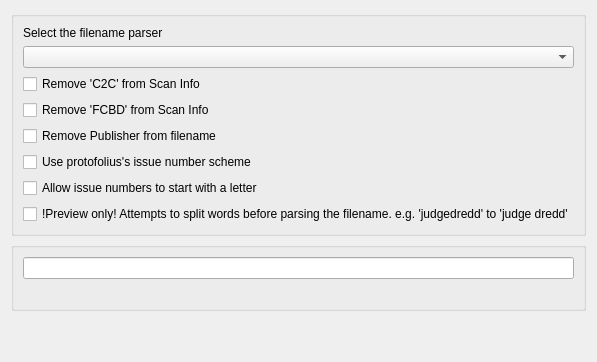
       <widget class="QWidget" name="tFilenameParser">
        <attribute name="title">
         <string>Filename Parser</string>
        </attribute>
        <layout class="QVBoxLayout" name="verticalLayout_6">
         <item>
          <widget class="QGroupBox" name="groupBox_2">
           <layout class="QVBoxLayout" name="verticalLayout_7">
            <item>
             <widget class="QLabel" name="lblFilenamearser">
              <property name="text">
               <string>Select the filename parser</string>
              </property>
              <property name="buddy">
               <cstring>cbFilenameParser</cstring>
              </property>
             </widget>
            </item>
            <item>
             <widget class="QComboBox" name="cbFilenameParser">
              <property name="insertPolicy">
               <enum>QComboBox::NoInsert</enum>
              </property>
             </widget>
            </item>
            <item>
             <widget class="QCheckBox" name="cbxRemoveC2C">
              <property name="text">
               <string>Remove 'C2C' from Scan Info</string>
              </property>
             </widget>
            </item>
            <item>
             <widget class="QCheckBox" name="cbxRemoveFCBD">
              <property name="text">
               <string>Remove 'FCBD' from Scan Info</string>
              </property>
             </widget>
            </item>
            <item>
             <widget class="QCheckBox" name="cbxRemovePublisher">
              <property name="text">
               <string>Remove Publisher from filename</string>
              </property>
             </widget>
            </item>
            <item>
             <widget class="QCheckBox" name="cbxProtofoliusIssueNumberScheme">
              <property name="text">
               <string>Use protofolius's issue number scheme</string>
              </property>
             </widget>
            </item>
            <item>
             <widget class="QCheckBox" name="cbxAllowIssueStartWithLetter">
              <property name="text">
               <string>Allow issue numbers to start with a letter</string>
              </property>
             </widget>
            </item>
            <item>
             <widget class="QCheckBox" name="cbxSplitWords">
              <property name="text">
               <string>!Preview only! Attempts to split words before parsing the filename. e.g. 'judgedredd' to 'judge dredd'</string>
              </property>
             </widget>
            </item>
           </layout>
          </widget>
         </item>
         <item>
          <widget class="QGroupBox" name="groupBox_3">
           <layout class="QVBoxLayout" name="verticalLayout_8">
            <item>
             <widget class="QLineEdit" name="leFilenameParserTest"/>
            </item>
            <item>
             <widget class="QLabel" name="lblFilenameParserTest">
              <property name="textFormat">
               <enum>Qt::PlainText</enum>
              </property>
              <property name="textInteractionFlags">
               <set>Qt::LinksAccessibleByMouse|Qt::TextSelectableByKeyboard|Qt::TextSelectableByMouse</set>
              </property>
             </widget>
            </item>
           </layout>
          </widget>
         </item>
         <item>
          <spacer name="verticalSpacer_4">
           <property name="orientation">
            <enum>Qt::Vertical</enum>
           </property>
           <property name="sizeHint" stdset="0">
            <size>
             <width>20</width>
             <height>40</height>
            </size>
           </property>
          </spacer>
         </item>
        </layout>
       </widget>
